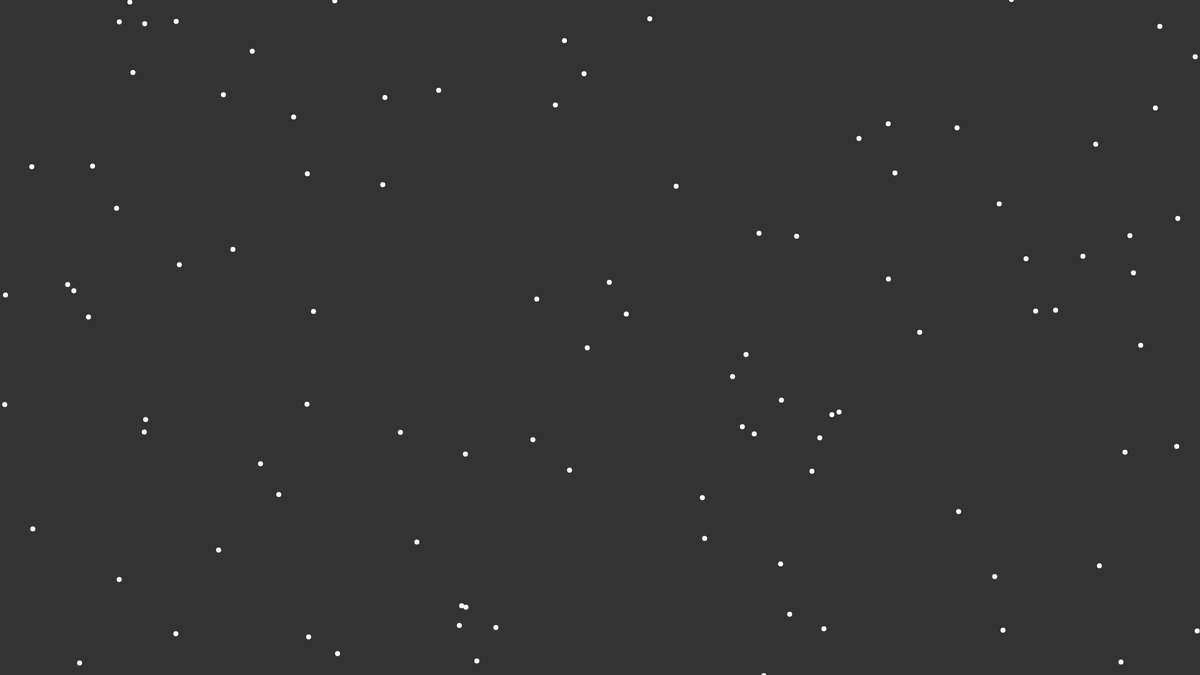
Frame 1 (no input)
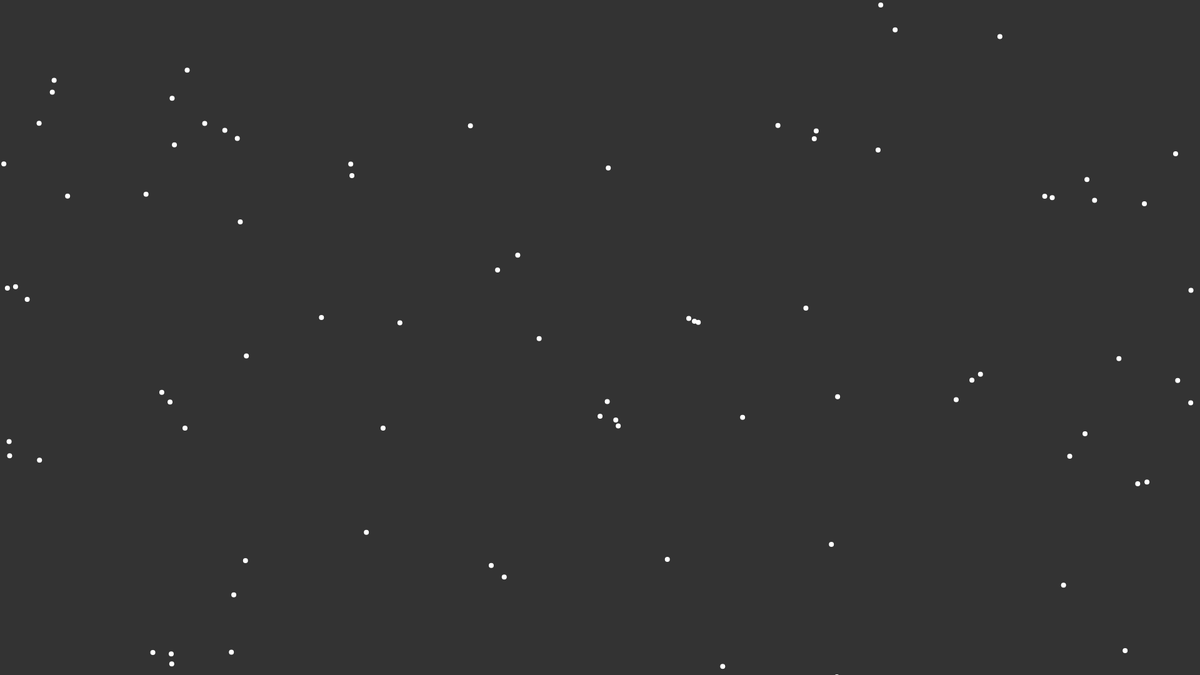
Frame 60 (no input)
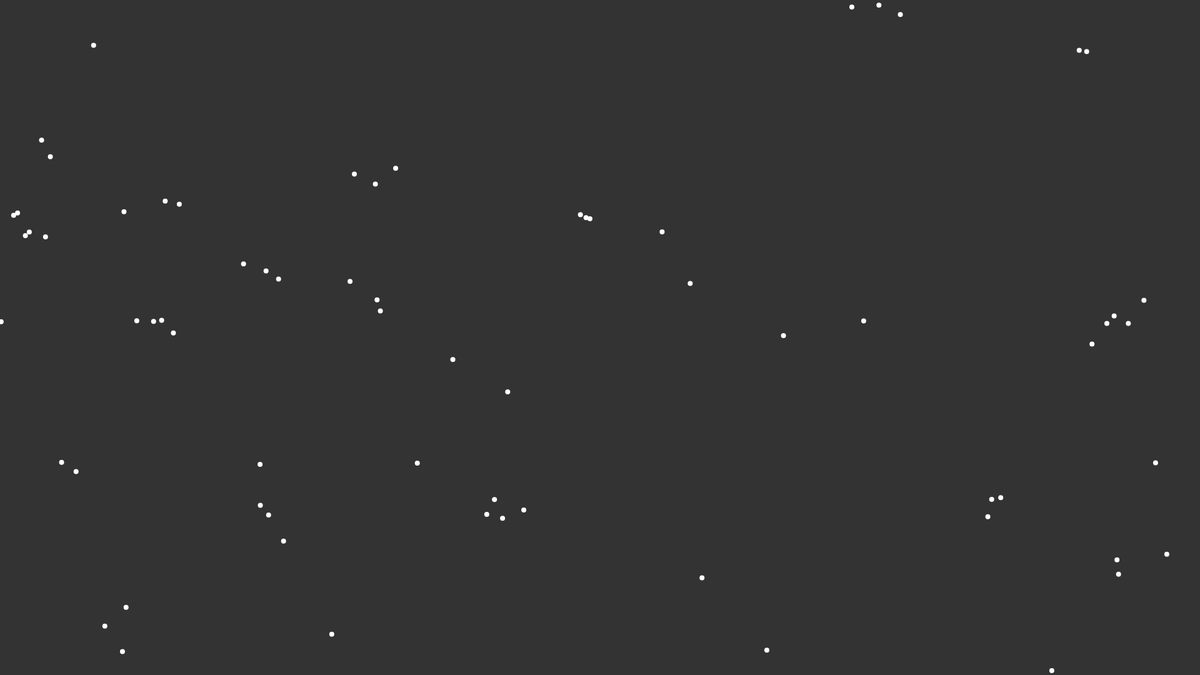
Frame 120 (the mouse pressed at the canvas centre since frame 60)

The p5.js sketch that drew these frames (run headless with seeded random() and noise() and a simulated clock; from frame 60 on, the mouse is pressed at the canvas centre):

// p5.js sketch
// ── sketch.js
const flock = [];


function setup(){
    createCanvas(1920, 1080);
    for(let i = 0; i < 100; i++){
        flock.push(new Boid());
    }
}

function draw(){
    background(51);

    for(let boid of flock){
        boid.edges();
        boid.flock(flock);
        boid.update();
        boid.show();
    }
}

// ── boid.js
class Boid {
  constructor() {
    this.position = createVector(random(width), random(height));
    this.velocity = p5.Vector.random2D();
    this.velocity.setMag(random(2, 4));
    this.acceleration = createVector();
    this.maxForce = 0.2;
    this.maxSpeed = 4;
  }

  edges() {
    if (this.position.x > width) {
      this.position.x = 0;
    } else if (this.position.x < 0) {
      this.position.x = width;
    }
    if (this.position.y > width) {
      this.position.y = 0;
    } else if (this.position.y < 0) {
      this.position.y = width;
    }
  }

  align(boids) {
    let perceptionRadius = 50;
    let steering = createVector();
    let total = 0;
    for (let other of boids) {
      let d = dist(
        this.position.x,
        this.position.y,
        other.position.x,
        other.position.y
      );
      if (other != this && d < perceptionRadius) {
        steering.add(other.velocity);
        total++;
      }
    }
    if (total > 0) {
      steering.div(total);
      steering.setMag(this.maxSpeed);
      steering.sub(this.velocity);
      steering.limit(this.maxForce);
    }
    return steering;
  }

  flock(boids) {
    let alignment = this.align(boids);
    this.acceleration = alignment;
  }

  update() {
    this.position.add(this.velocity);
    this.velocity.add(this.acceleration);
  }

  show() {
    strokeWeight(8);
    stroke(255);
    point(this.position.x, this.position.y);
  }
}
